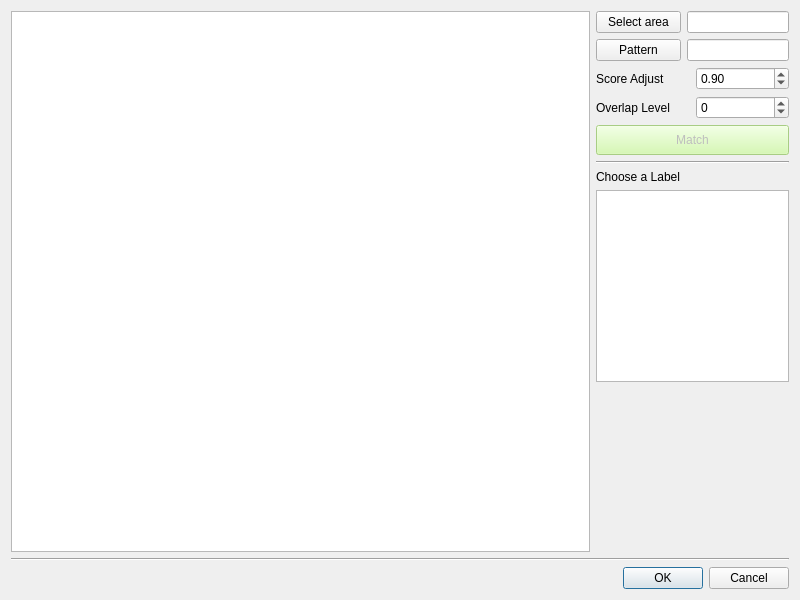
<?xml version="1.0" encoding="UTF-8"?>
<ui version="4.0">
 <class>AutoLabel_Widget</class>
 <widget class="QWidget" name="AutoLabel_Widget">
  <property name="geometry">
   <rect>
    <x>0</x>
    <y>0</y>
    <width>800</width>
    <height>600</height>
   </rect>
  </property>
  <property name="windowTitle">
   <string>Pattern Label</string>
  </property>
  <layout class="QGridLayout" name="gridLayout">
   <item row="2" column="0">
    <widget class="QDialogButtonBox" name="buttonBox">
     <property name="standardButtons">
      <set>QDialogButtonBox::Cancel|QDialogButtonBox::Ok</set>
     </property>
    </widget>
   </item>
   <item row="1" column="0">
    <widget class="Line" name="line_2">
     <property name="orientation">
      <enum>Qt::Horizontal</enum>
     </property>
    </widget>
   </item>
   <item row="0" column="0">
    <layout class="QHBoxLayout" name="horizontalLayout_6" stretch="3,1">
     <item>
      <widget class="myview" name="graphicsView"/>
     </item>
     <item>
      <layout class="QVBoxLayout" name="verticalLayout">
       <item>
        <layout class="QHBoxLayout" name="horizontalLayout">
         <item>
          <widget class="QPushButton" name="area_pushButton">
           <property name="minimumSize">
            <size>
             <width>85</width>
             <height>0</height>
            </size>
           </property>
           <property name="text">
            <string>Select area</string>
           </property>
          </widget>
         </item>
         <item>
          <widget class="QLineEdit" name="search_lineEdit">
           <property name="readOnly">
            <bool>true</bool>
           </property>
          </widget>
         </item>
        </layout>
       </item>
       <item>
        <layout class="QHBoxLayout" name="horizontalLayout_2">
         <item>
          <widget class="QPushButton" name="pattern_pushButton">
           <property name="minimumSize">
            <size>
             <width>85</width>
             <height>0</height>
            </size>
           </property>
           <property name="text">
            <string>Pattern</string>
           </property>
          </widget>
         </item>
         <item>
          <widget class="QLineEdit" name="obj_lineEdit">
           <property name="readOnly">
            <bool>true</bool>
           </property>
          </widget>
         </item>
        </layout>
       </item>
       <item>
        <layout class="QHBoxLayout" name="horizontalLayout_5">
         <item>
          <widget class="QLabel" name="label">
           <property name="minimumSize">
            <size>
             <width>94</width>
             <height>0</height>
            </size>
           </property>
           <property name="text">
            <string>Score Adjust</string>
           </property>
          </widget>
         </item>
         <item>
          <widget class="QDoubleSpinBox" name="doubleSpinBox">
           <property name="minimumSize">
            <size>
             <width>0</width>
             <height>0</height>
            </size>
           </property>
           <property name="toolTip">
            <string>range: 0.65~0.99</string>
           </property>
           <property name="minimum">
            <double>0.650000000000000</double>
           </property>
           <property name="maximum">
            <double>0.990000000000000</double>
           </property>
           <property name="singleStep">
            <double>0.010000000000000</double>
           </property>
           <property name="value">
            <double>0.900000000000000</double>
           </property>
          </widget>
         </item>
        </layout>
       </item>
       <item>
        <layout class="QHBoxLayout" name="horizontalLayout_3">
         <item>
          <widget class="QLabel" name="label_2">
           <property name="text">
            <string>Overlap Level</string>
           </property>
          </widget>
         </item>
         <item>
          <widget class="QSpinBox" name="spinBox">
           <property name="minimumSize">
            <size>
             <width>85</width>
             <height>0</height>
            </size>
           </property>
           <property name="minimum">
            <number>-10</number>
           </property>
           <property name="maximum">
            <number>10</number>
           </property>
           <property name="singleStep">
            <number>1</number>
           </property>
           <property name="value">
            <number>0</number>
           </property>
          </widget>
         </item>
        </layout>
       </item>
       <item>
        <widget class="QPushButton" name="aotuLabel_pushButton">
         <property name="enabled">
          <bool>false</bool>
         </property>
         <property name="minimumSize">
          <size>
           <width>0</width>
           <height>30</height>
          </size>
         </property>
         <property name="styleSheet">
          <string notr="true">background-color: rgb(205, 249, 161);</string>
         </property>
         <property name="text">
          <string>Match</string>
         </property>
        </widget>
       </item>
       <item>
        <widget class="Line" name="line">
         <property name="orientation">
          <enum>Qt::Horizontal</enum>
         </property>
        </widget>
       </item>
       <item>
        <widget class="QLabel" name="label_3">
         <property name="text">
          <string>Choose a Label </string>
         </property>
        </widget>
       </item>
       <item>
        <widget class="QListWidget" name="labellist_listWidget"/>
       </item>
       <item>
        <spacer name="verticalSpacer">
         <property name="orientation">
          <enum>Qt::Vertical</enum>
         </property>
         <property name="sizeHint" stdset="0">
          <size>
           <width>20</width>
           <height>40</height>
          </size>
         </property>
        </spacer>
       </item>
      </layout>
     </item>
    </layout>
   </item>
  </layout>
 </widget>
 <customwidgets>
  <customwidget>
   <class>myview</class>
   <extends>QGraphicsView</extends>
   <header location="global">myview.h</header>
  </customwidget>
 </customwidgets>
 <resources/>
 <connections/>
</ui>
